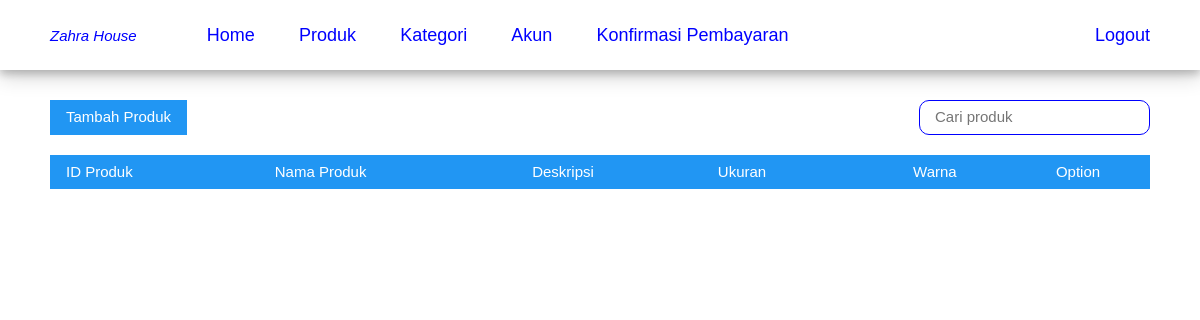
Before: /admin/product.php with the older database file.
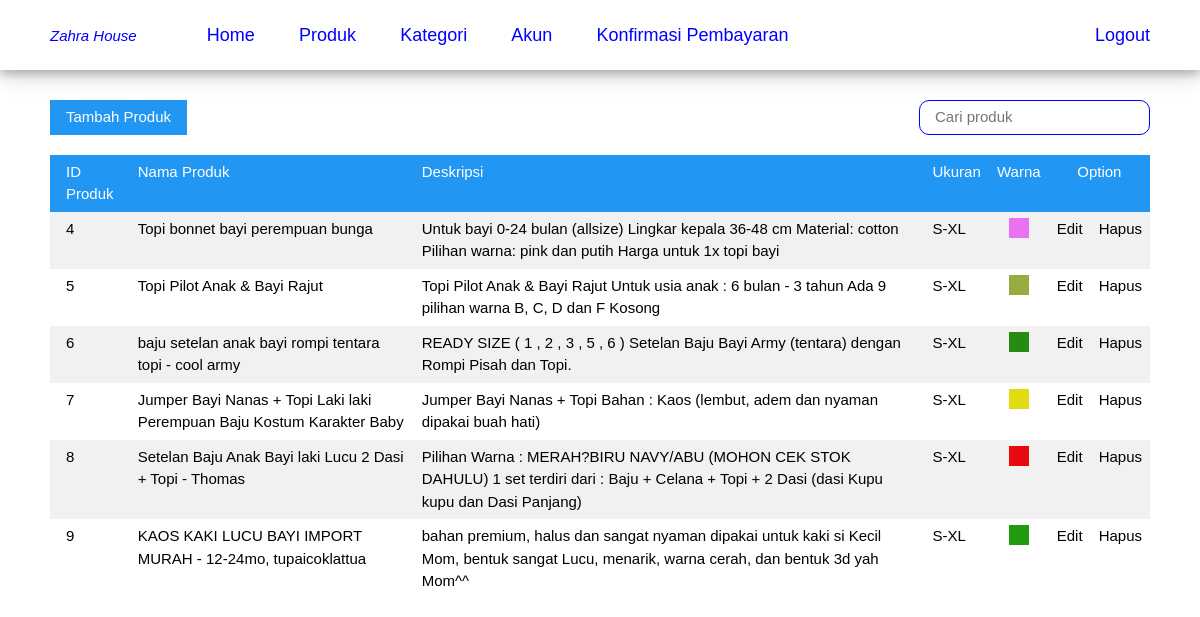
After: the same page with the newer database file.
### tables this page shows
CREATE TABLE `dataproduct` (
  `idProduct` smallint(5) UNSIGNED NOT NULL,
  `name` char(70) NOT NULL,
  `description` tinytext NOT NULL,
  `size` char(10) NOT NULL,
  `color` char(7) NOT NULL,
  `picture` char(50) NOT NULL
);

### admin/product.php (the view, shortened to what this page needs)
<?php
    include "../config/config.php";
?>
<!DOCTYPE html>
<html lang="en">
<head>
    <link rel="stylesheet" type="text/css" href="../style/w3.css">
    <link rel="stylesheet" type="text/css" href="../style/css.css">
    <link rel="stylesheet" type="text/css" href="../style/w3.css">
    <link rel="stylesheet" type="text/css" href="../style/css.css">
</head>
<body>
<?php
    include 'menu.php';
?>
<div class="isi">
  <button class="w3-btn w3-blue" onclick="document.getElementById('productAdd').style.display='block'">Tambah Produk</button>
  <input type="text" name="search" placeholder="Cari produk" class="search" style="margin: 0 0 20px 0; float: right;">
  <table class="w3-table w3-hoverable w3-striped">
    <tr class="w3-blue">
      <td>ID Produk</td>
      <td>Nama Produk</td>
      <td>Deskripsi</td>
      <td>Ukuran</td>
      <td><center>Warna</center></td>
      <td colspan="2"><center>Option</center></td>
    </tr>
    <?php
	    $sql = "SELECT * FROM dataproduct";
        $query = $mysqli->query($sql);
        while($row = $query->fetch_assoc()){
    ?>
    <tr>
    	<td><?php echo $row['idProduct']; ?></td>
    	<td><?php echo $row['name']; ?></td>
    	<td><?php echo $row['description']; ?></td>
    	<td><?php echo $row['size']; ?></td>
    	<td style="padding-right: 20px; padding-left: 20px"><div style="padding: 10px; background-color:<?php echo $row['color']; ?>;"></div></td>
        <td><center><a class="option" onclick="document.getElementById('dataProductEdit').style.display='block'">Edit</a></center></td>
        <td><center><a onclick="productDelete(<?php echo $row['idProduct']; ?>,'<?php echo $row['name']; ?>')" class="option">Hapus</a></center></td>
    </tr>
    <?php
    	}
    ?>
  </table>
</div>
</body>
</html>

### admin/menu.php
<div class="header w3-card-4">
    <p class="toko"><i>Zahra House</i></p>
    <a href="index.php"><button>Home</button></a>
    <a href="product.php"><button>Produk</button></a>
    <a href="category.php"><button>Kategori</button></a>
    <a href="sosmed.php"><button>Akun</button></a>
    <a href="paymentConfirm.php"><button>Konfirmasi Pembayaran</button></a>
    <a href="index.php?logout=true"><button style="float: right;">Logout</button></a>
</div>

### style/w3.css (style rules this page uses)
html { -ms-text-size-adjust:100%;-webkit-text-size-adjust:100% }
body { margin:0 }
a { -webkit-tap-highlight-color:transparent;background-color:transparent }
button,input,optgroup,select,textarea { color:inherit;font:inherit;margin:0 }
button { overflow:visible }
button,select { text-transform:none }
button,html input[type=button],input[type=reset],input[type=submit] { -webkit-appearance:button;cursor:pointer }
html,body { font-family:Verdana,sans-serif;font-size:15px;line-height:1.5 }
a { color:inherit }
table { border-collapse:collapse;border-spacing:0;width:100%;display:table }
table,th,td { border:none }
.w3-striped tbody tr:nth-child(even) { background-color:#f1f1f1 }
.w3-table td,.w3-table th,.w3-table-all td,.w3-table-all th { padding:6px 8px;display:table-cell;text-align:left;vertical-align:top }
.w3-table th:first-child,.w3-table td:first-child,.w3-table-all th:first-child,.w3-table-all td:first-child { padding-left:16px }
.w3-btn,.w3-btn-block { border:none;display:inline-block;outline:0;padding:6px 16px;vertical-align:middle;overflow:hidden;text-decoration:none !important;color:#fff;background-color:#000;text-align:center;cursor:pointer;white-space:nowrap }
.w3-btn,.w3-btn-floating,.w3-btn-floating-large { -webkit-touch-callout:none;-webkit-user-select:none;-khtml-user-select:none;-moz-user-select:none;-ms-user-select:none;user-select:none; }
.w3-navbar a,.w3-topnav a,.w3-sidenav a,.w3-dropnav a,.w3-pagination li a,.w3-hoverable tbody tr,.w3-btn,.w3-btn-floating,.w3-btn-floating-large,.w3-hover-opacity,.w3-hover-shadow,.w3-accordion-content a,.w3-dropdown-content a,.w3-dropdown-click:hover,.w3-dropdown-hover:hover,.w3-opennav,.w3-closenav,.w3-closebtn, .w3-hover-amber,.w3-hover-aqua,.w3-hover-blue,.w3-hover-light-blue,.w3-hover-brown,.w3-hover-cyan,.w3-hover-blue-grey,.w3-hover-green,.w3-hover-light-green,.w3-hover-indigo,.w3-hover-khaki,.w3-hover-lime,.w3-hover-orange,.w3-hover-deep-orange,.w3-hover-pink, .w3-hover-purple,.w3-hover-deep-purple,.w3-hover-red,.w3-hover-sand,.w3-hover-teal,.w3-hover-yellow,.w3-hover-white,.w3-hover-black,.w3-hover-grey,.w3-hover-light-grey,.w3-hover-dark-grey,.w3-hover-text-amber,.w3-hover-text-aqua,.w3-hover-text-blue,.w3-hover-text-light-blue, .w3-hover-text-brown,.w3-hover-text-cyan,.w3-hover-text-blue-grey,.w3-hover-text-green,.w3-hover-text-light-green,.w3-hover-text-indigo,.w3-hover-text-khaki,.w3-hover-text-lime,.w3-hover-text-orange,.w3-hover-text-deep-orange,.w3-hover-text-pink,.w3-hover-text-purple, .w3-hover-text-deep-purple,.w3-hover-text-red,.w3-hover-text-sand,.w3-hover-text-teal,.w3-hover-text-yellow,.w3-hover-text-white,.w3-hover-text-black,.w3-hover-text-grey,.w3-hover-text-light-grey,.w3-hover-text-dark-grey { -webkit-transition:all 0.3s ease;transition:all 0.3s ease }
.w3-card-4,.w3-hover-shadow:hover { box-shadow:0 4px 8px 0 rgba(0,0,0,0.2),0 6px 20px 0 rgba(0,0,0,0.19) !important }
.w3-blue,.w3-hover-blue:hover { color:#fff !important;background-color:#2196F3 !important }

### style/css.css (style rules this page uses)
.header { padding: 20px 30px 0 0; height: 70px; }
.toko { color: blue; float: left; margin: 5px 50px; }
.header button { margin-top: -20px; height: 70px; font-size: 18px; padding: 0 20px; }
.header button, .menuProfil a button { text-decoration: none; color: blue; background-color: white; border: none; }
.header a { text-decoration: none; width: 100%; color: blue; }
.search { margin: -5px 30px 0 0; border: 1px solid blue; border-radius: 10px; padding: 5px 15px; }
.isi { padding: 30px 50px; }
.option { text-decoration: none; cursor: pointer; }

Changed rows visible on the page:
added dataproduct: idProduct "4", name "Topi bonnet bayi perempuan bunga", description "Untuk bayi 0-24 bulan (allsize) Lingkar kepala 36-48 cm Material: cotton Pilihan warna: pink dan putih Harga untuk 1x topi bayi", size "S-XL"
added dataproduct: idProduct "5", name "Topi Pilot Anak & Bayi Rajut", description "Topi Pilot Anak & Bayi Rajut Untuk usia anak : 6 bulan - 3 tahun Ada 9 pilihan warna B, C, D dan F Kosong", size "S-XL"
added dataproduct: idProduct "6", name "baju setelan anak bayi rompi tentara topi - cool army", description "READY SIZE ( 1 , 2 , 3 , 5 , 6 ) Setelan Baju Bayi Army (tentara) dengan Rompi Pisah dan Topi.", size "S-XL"
added dataproduct: idProduct "7", name "Jumper Bayi Nanas + Topi Laki laki Perempuan Baju Kostum Karakter Baby", description "Jumper Bayi Nanas + Topi Bahan : Kaos (lembut, adem dan nyaman dipakai buah hati)", size "S-XL"
added dataproduct: idProduct "8", name "Setelan Baju Anak Bayi laki Lucu 2 Dasi + Topi - Thomas", description "Pilihan Warna : MERAH?BIRU NAVY/ABU (MOHON CEK STOK DAHULU) 1 set terdiri dari : Baju + Celana + Topi + 2 Dasi (dasi Kupu kupu dan Dasi Panjang)", size "S-XL"
added dataproduct: idProduct "9", name "KAOS KAKI LUCU BAYI IMPORT MURAH - 12-24mo, tupaicoklattua", description "bahan premium, halus dan sangat nyaman dipakai untuk kaki si Kecil Mom, bentuk sangat Lucu, menarik, warna cerah, dan bentuk 3d yah Mom^^", size "S-XL"
